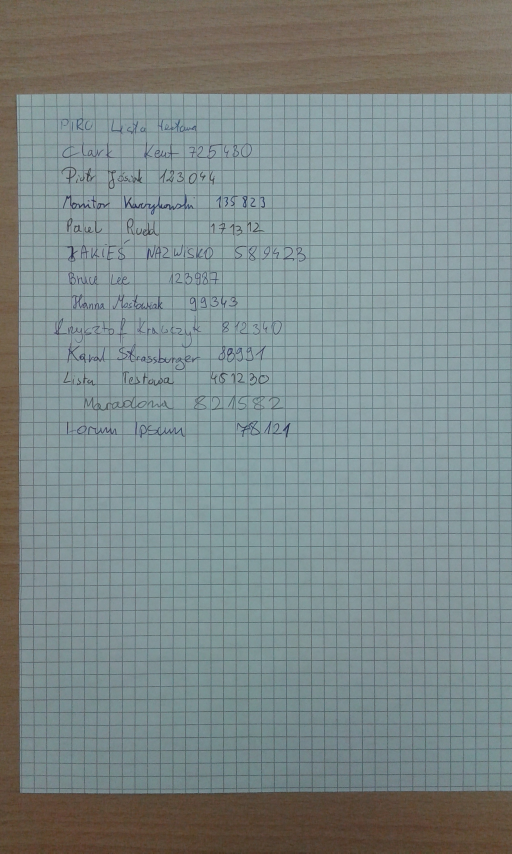
#> input picture data/1.jpg, 1536 x 2560 px (shown at 1/3 size)
$ python -i RowSplitter.py   (imports and definitions only)   (older library calls are emulated)
#> lines starting #> are read from the running program, lines starting #| are printed output that depends on the picture; after the words box and inside, x2 and y2 are one past the last pixel; in counts of white or black regions, pixels touching at a corner belong together
### PySolution/Preprocessor.py
from PIL import Image
import cv2 as cv
import numpy as np
from skimage.morphology import erosion, dilation, opening, closing, square, disk, star


class Preprocessor:

    @staticmethod
    def denoise(img, strength=3, output=None, templateWindowSize=7, searchWindowSize=21):
        return cv.fastNlMeansDenoising(img, output, strength, templateWindowSize, searchWindowSize)

    @staticmethod
    def dilate(img, kernel_size=2, kernel=None):
        kernel = cv.getStructuringElement(cv.MORPH_ELLIPSE, (kernel_size, kernel_size)) if kernel is None else kernel
        return cv.dilate(img, kernel)

    @staticmethod
    def erode(img, kernel_size=2, kernel=None):
        kernel = cv.getStructuringElement(cv.MORPH_ELLIPSE, (kernel_size, kernel_size)) if kernel is None else kernel
        return cv.erode(img, kernel)

    # [213 lines left out: functions to_binary, color_based_to_binary, set_300_dpi, remove_lines, process, _test_1 and 2 more, not called in this run]

### PySolution/RowSplitter.py
import sys
import numpy as np
import cv2 as cv
import cv2
from matplotlib import pyplot as plt

from Preprocessor import *

def debug_plot_cv_img(img, cmap=None):
    fig, ax = plt.subplots(figsize=(10, 22))
    ax.imshow(img, interpolation='nearest', cmap=cmap)
    plt.tight_layout()


class RowSplitter:

    @staticmethod
    def find_boundries(img, threshold=2):
        hist = cv.reduce(img, 1, cv.REDUCE_AVG).reshape(-1)
        h, w = img.shape[:2]
        uppers = [y for y in range(h - 1) if hist[y] <= threshold and hist[y + 1] > threshold]
        lowers = [y for y in range(h - 1) if hist[y] > threshold and hist[y + 1] <= threshold]
        return uppers, lowers

    @staticmethod
    def draw_boundries(img, upper, lower):
        img = cv.cvtColor(img, cv.COLOR_GRAY2BGR)
        h, w = img.shape[:2]
        for y in upper:
            cv.line(img, (0, y), (w, y), (255, 0, 0), 1)

        for y in lower:
            cv.line(img, (0, y), (w, y), (0, 255, 0), 1)

        return img

    @staticmethod
    def get_text_aera(binary_image):
        pts = cv.findNonZero(binary_image)
        return cv.minAreaRect(pts)

    @staticmethod
    def rotate_text(text_aera, binary_image, angle_offset=90):
        (cx, cy), (w, h), ang = text_aera

        M = cv.getRotationMatrix2D((cx, cy), ang + angle_offset, scale=1.0)
        # rotated = cv.warpAffine(binary_image, M, (img.shape[1], img.shape[0]))
        rotated = cv.warpAffine(binary_image, M, (binary_image.shape[1], binary_image.shape[0]))
        return rotated

    @staticmethod
    def split(img, upper, lower, show=True, offset=0):
        assert len(upper) == len(lower)

        rows = []
        print("Splitting...")
        for i in range(len(upper)):
            upper_boundry = max(0, upper[i] - offset)
            lower_boundry = min(img.shape[0], lower[i] + offset)
            #         image = img[upper[i]:lower[i], :]
            image = img[upper_boundry:lower_boundry, :]
            rows.append(image)

        # if show:
        #     for row in rows:
        #         debug_plot_cv_img(row)

        return rows

    @staticmethod
    def split_rows(binary_image, plot=True, threshold=2, show_rows=False, offset=0, angle_offset=90):

        print("Getting text area...")
        orig_image = binary_image.copy()
        binary_image = Preprocessor.dilate(binary_image, 20)
        binary_image = Preprocessor.erode(binary_image, 10)
        aera = RowSplitter.get_text_aera(binary_image)

        print("Rotating text area...")
        rotated = RowSplitter.rotate_text(aera, binary_image, angle_offset)

        orig_image_rotated = RowSplitter.rotate_text(aera, orig_image)
        rotated = np.invert(rotated)

        print("Finding boundaries...")
        upper, lower = RowSplitter.find_boundries(rotated, threshold)

        # if plot:
        #     drawing = RowSplitter.draw_boundries(rotated, upper, lower)
        #     debug_plot_cv_img(drawing)

        return RowSplitter.split(orig_image_rotated, upper, lower, show_rows, offset)

>>> import cv2
>>> picture = cv2.imread('../data/1.jpg', cv2.IMREAD_GRAYSCALE)
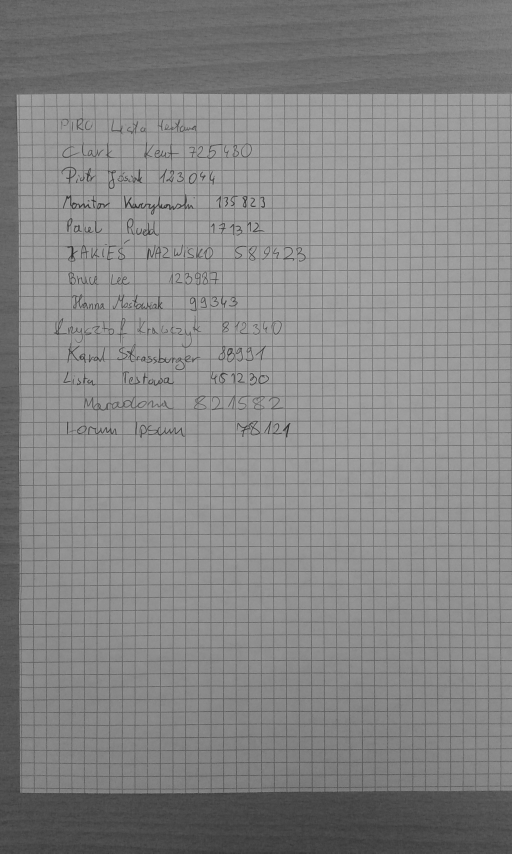
#> picture: shape (2560, 1536) (shown at 1/3 size); min 29, max 179, mean 133.7
>>> result = RowSplitter().split_rows(picture)
#> in dilate, `return cv.dilate(img, kernel)`:
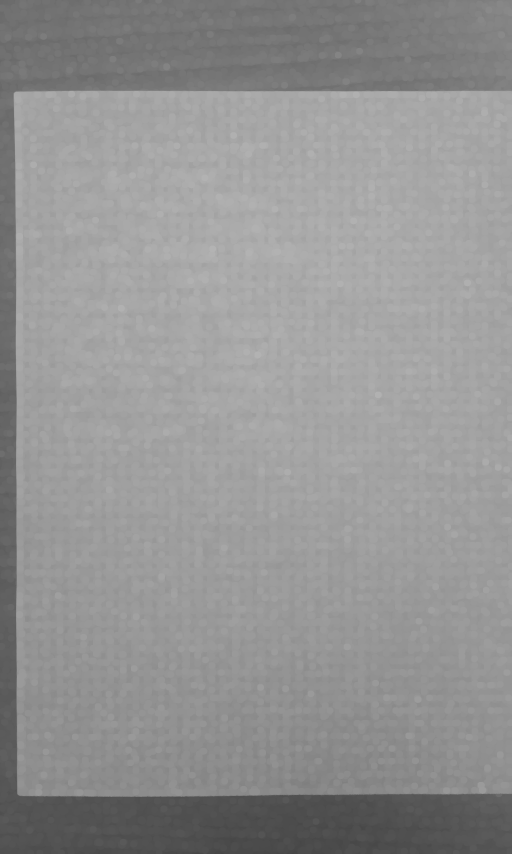
#> returned value: shape (2560, 1536) (shown at 1/3 size); min 68, max 179, mean 148
#> in get_text_aera, `pts = cv.findNonZero(binary_image)`: pts = contour of 3932160 points, box (x1, y1, x2, y2) (0, 0, 1536, 2560), area 0
#> in split_rows, `aera = RowSplitter.get_text_aera(binary_image)`: aera = ((767.5, 1279.5), (2559, 1535), -90)
#> in rotate_text, `(cx, cy), (w, h), ang = text_aera`: cx = 767.5; cy = 1279.5; w = 2559; h = 1535; ang = -90
#> in rotate_text, `M = cv.getRotationMatrix2D((cx, cy), ang + angle_offset, scale=1.0)`: M = [[1, 0, 0], [0, 1, 0]]
#> in split_rows, `rotated = np.invert(rotated)`:
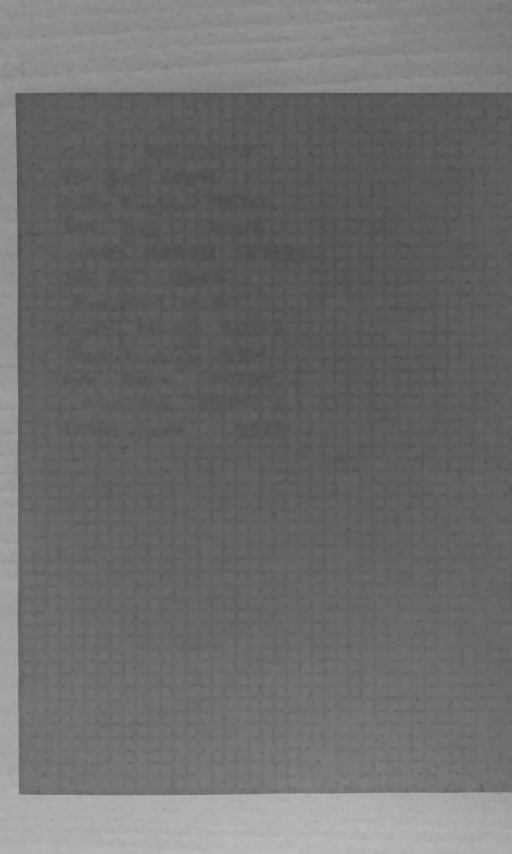
#> rotated: shape (2560, 1536) (shown at 1/3 size); min 76, max 187, mean 109.3
#> in find_boundries, `hist = cv.reduce(img, 1, cv.REDUCE_AVG).reshape(-1)`: hist = 2560 values, max 178 at index 2541, min 89 at index 620, mean 109.3
#> in find_boundries, `uppers = [y for y in range(h - 1) if hist[y] <= threshold and hist[y +..`: uppers = []
#> result = []

$ run again, on data/10.jpg
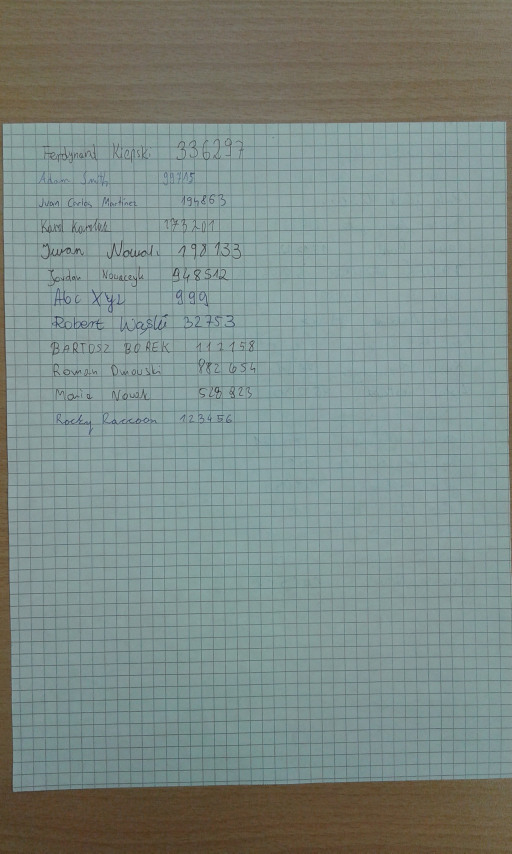
#> input picture data/10.jpg, 1536 x 2560 px (shown at 1/3 size)
#> in dilate, `return cv.dilate(img, kernel)`:
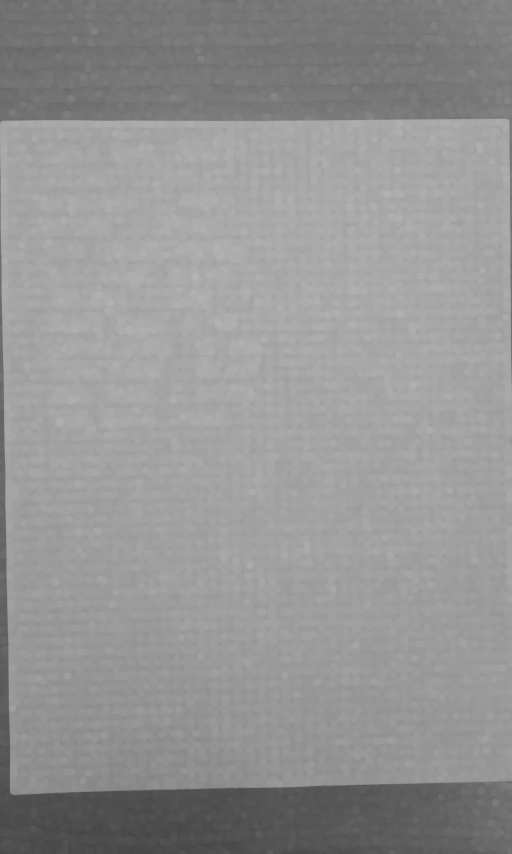
#> returned value: shape (2560, 1536) (shown at 1/3 size); min 69, max 180, mean 148.7
#> pts = contour of 3932160 points, box (x1, y1, x2, y2) (0, 0, 1536, 2560), area 0
#> aera = ((767.5, 1279.5), (2559, 1535), -90)
#> in rotate_text, `(cx, cy), (w, h), ang = text_aera`: cx = 767.5; cy = 1279.5; w = 2559; h = 1535; ang = -90
#> M = [[1, 0, 0], [0, 1, 0]]
#> in split_rows, `rotated = np.invert(rotated)`:
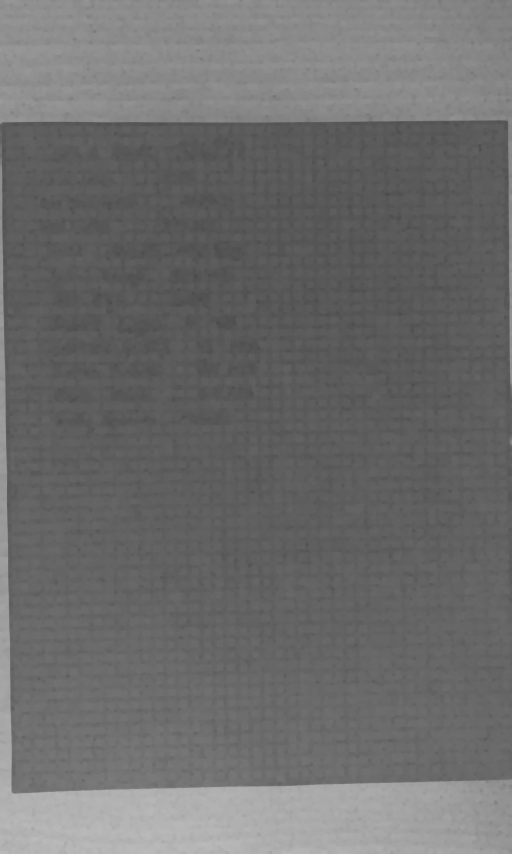
#> rotated: shape (2560, 1536) (shown at 1/3 size); min 75, max 186, mean 108.6
#> hist = 2560 values, max 174 at index 2544, min 87 at index 370, mean 108.6
#> uppers = []

$ run again, on data/11.jpg
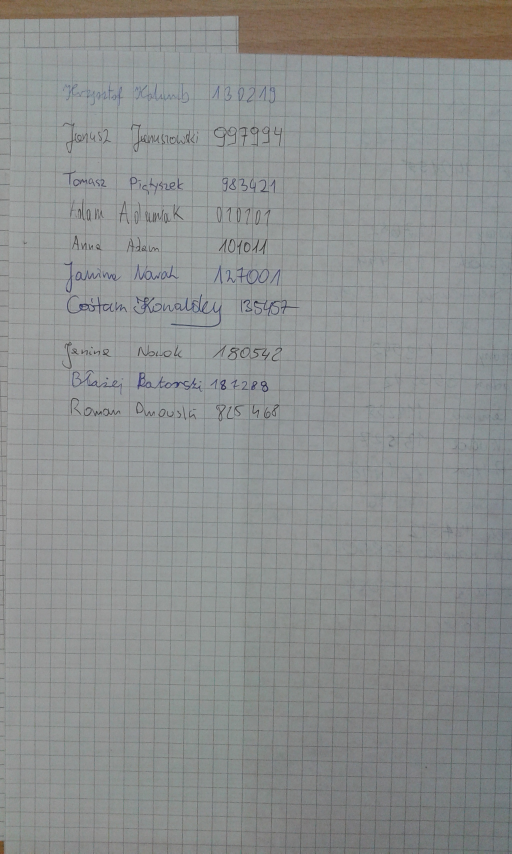
#> input picture data/11.jpg, 1536 x 2560 px (shown at 1/3 size)
#> in dilate, `return cv.dilate(img, kernel)`:
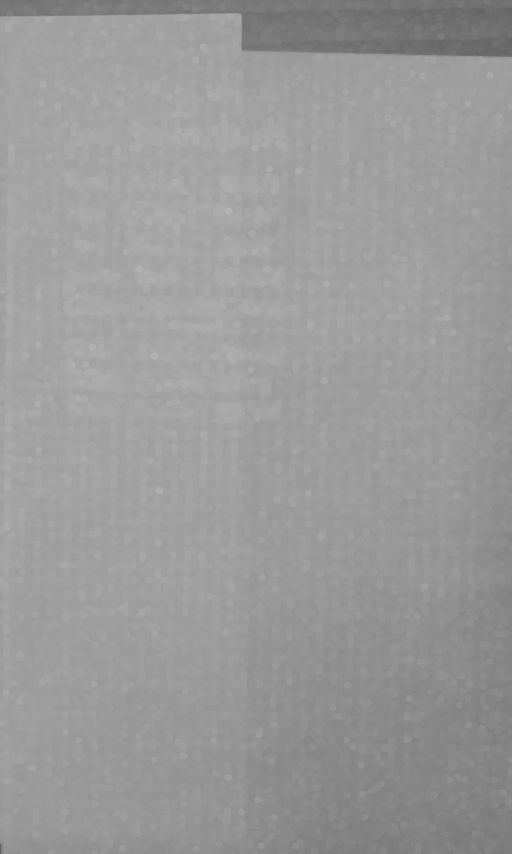
#> returned value: shape (2560, 1536) (shown at 1/3 size); min 89, max 179, mean 153.9
#> pts = contour of 3932160 points, box (x1, y1, x2, y2) (0, 0, 1536, 2560), area 0
#> aera = ((767.5, 1279.5), (2559, 1535), -90)
#> in rotate_text, `(cx, cy), (w, h), ang = text_aera`: cx = 767.5; cy = 1279.5; w = 2559; h = 1535; ang = -90
#> M = [[1, 0, 0], [0, 1, 0]]
#> in split_rows, `rotated = np.invert(rotated)`:
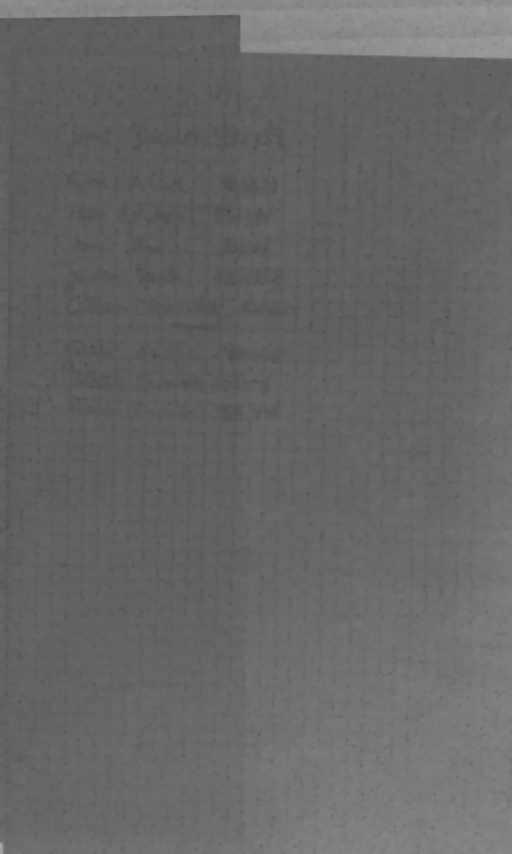
#> rotated: shape (2560, 1536) (shown at 1/3 size); min 76, max 166, mean 102.9
#> hist = 2560 values, max 141 at index 33, min 93 at index 399, mean 102.9
#> uppers = []
